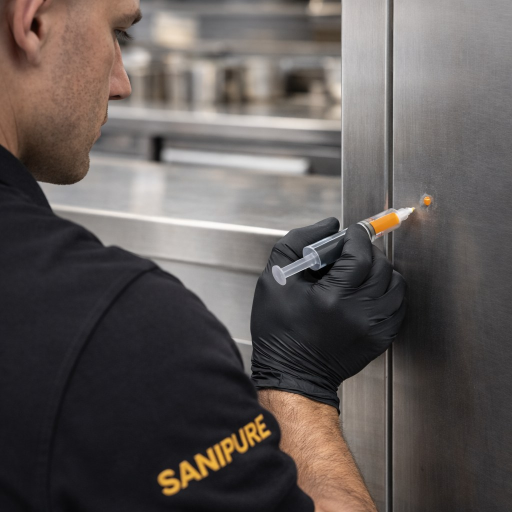
#> input picture photos/2bc3a7ac-3190-48dd-b82d-82dfd3445ffe.jpg, 1024 x 1024 px, given in place of logo-sanipure.png, which was not available (shown at 1/2 size)
$ python matin_novembre.py
#> lines starting #> are read from the running program, lines starting #| are printed output that depends on the picture; pictures that were not available may be replaced by others from this repository, and a replacement may not be noted
### tools/sanipure_visuels.py
"""Générateur de visuels Facebook SANIPURE (style worker, 1440x1800).
Gabarits : photo(), yellow_list(), offer(), myth(). Les fichiers sortent dans out/."""
import os
from PIL import Image, ImageDraw, ImageFont, ImageEnhance
ROOT=os.path.dirname(os.path.dirname(os.path.abspath(__file__)))
F=ROOT+'/fonts/'
def M(w,s,it=False): return ImageFont.truetype(f'{F}montserrat-{w}-{"italic" if it else "normal"}.ttf',s)
W,H=1440,1800
Y=(255,174,0); K=(12,12,12); WH=(255,255,255); G=(190,190,190)
U=ROOT+'/photos/'
OUT=ROOT+'/out/'; os.makedirs(OUT,exist_ok=True)
LOGO=Image.open(ROOT+'/tools/logo-sanipure.png').convert('RGBA')

def tr(d,xy,t,f,fill,track=0,anchor='l'):
    x,y=xy; ws=[d.textlength(c,font=f) for c in t]; tot=sum(ws)+track*(len(t)-1)
    if anchor=='r': x-=tot
    for c,w in zip(t,ws): d.text((x,y),c,font=f,fill=fill); x+=w+track
    return tot

def cover(src,focus,size):
    im=Image.open(src).convert('RGB'); tw,th=size; r=max(tw/im.width,th/im.height)
    im=im.resize((round(im.width*r),round(im.height*r)),Image.LANCZOS)
    l=int(min(max(focus[0]*im.width-tw/2,0),im.width-tw)); t=int(min(max(focus[1]*im.height-th/2,0),im.height-th))
    im=im.crop((l,t,l+tw,t+th))
    im=ImageEnhance.Contrast(im).enhance(1.08); im=ImageEnhance.Color(im).enhance(0.95)
    return im

def logo(im,x,y,w):
    l=LOGO.resize((w,round(LOGO.height*w/LOGO.width)),Image.LANCZOS); im.alpha_composite(l,(x,y)); return l.height

def stripes(im,y,h=26):
    s=Image.new('RGBA',(W,h),Y+(255,)); d=ImageDraw.Draw(s)
    for x in range(-h,W+h,56): d.polygon([(x,h),(x+28,h),(x+28+h,0),(x+h,0)],fill=K)
    im.alpha_composite(s,(0,y))

def wrap(d,text,f,maxw):
    out=[]
    for para in text.split('\n'):
        line=''
        for w in para.split():
            t=(line+' '+w).strip()
            if d.textlength(t,font=f)<=maxw: line=t
            else: out.append(line); line=w
        out.append(line)
    return out

def tag(d,x,y,text,bg=Y,fg=K,size=24):
    f=M(800,size); tw=tr(ImageDraw.Draw(Image.new('RGB',(1,1))),(0,0),text,f,fg,track=4)
    d.rectangle((x,y,x+tw+44,y+size+30),fill=bg); tr(d,(x+22,y+14),text,f,fg,track=4)
    return size+30

def headline(d,x,y,parts,size,maxw,col=WH,hi=Y):
    # parts: list of lines, each line list of (text, highlight)
    while max(sum(d.textlength(t+' ',font=M(900,size)) for t,_ in l)-d.textlength(' ',font=M(900,size)) for l in parts)>maxw: size-=2
    f=M(900,size); lh=int(size*1.02)
    for line in parts:
        cx=x
        for txt,h in line:
            d.text((cx,y),txt,font=f,fill=hi if h else col); cx+=d.textlength(txt+' ',font=f)
        y+=lh
    return y

def footer(im,d,left,right,dark=True):
    col=WH if dark else K
    tr(d,(96,H-118),left,M(700,22),col,track=4)
    tr(d,(W-96,H-118),right,M(700,22),Y if dark else K,track=4,anchor='r')
    stripes(im,H-26)

# [19 lines left out: function photo, not called in this run]

def yellow_list(name,eyebrow,lines,items,note,num,cta):
    im=Image.new('RGBA',(W,H),Y+(255,)); d=ImageDraw.Draw(im)
    d.rectangle((0,0,W,170),fill=K); logo(im,72,40,360); d=ImageDraw.Draw(im)
    tr(d,(W-96,72),num,M(800,26),WH,track=3,anchor='r')
    L=Image.new('RGBA',(W,H),(0,0,0,0)); d2=ImageDraw.Draw(L)
    y=0; tag(d2,96,y,eyebrow,bg=K,fg=Y)
    y+=110; y=headline(d2,92,y,lines,112,W-192,col=K,hi=WH)
    y+=50
    for i,t in enumerate(items):
        d2.rectangle((96,y,96+110,y+110),fill=K)
        nf=M(900,56); n=f'{i+1}'; d2.text((96+55-d2.textlength(n,font=nf)/2,y+20),n,font=nf,fill=Y)
        ls=wrap(d2,t.upper(),M(800,38),W-96-260)
        ty=y+55-len(ls)*24
        for j,l in enumerate(ls): d2.text((250,ty+j*48),l,font=M(800,38),fill=K)
        y+=146
    y+=30
    for l in wrap(d2,note,M(600,34),W-192): d2.text((96,y),l,font=M(600,34),fill=K); y+=48
    bb=L.getbbox(); h=bb[3]
    top=170+max(60,(H-340-h)//2)
    im.alpha_composite(L.crop((0,0,W,h)),(0,top))
    d=ImageDraw.Draw(im)
    d.rectangle((0,H-170,W,H),fill=K)
    footer(im,d,'SANIPURE.FR',cta)
    im.convert('RGB').save(OUT+name,quality=94)

# [40 lines left out: functions offer, myth, not called in this run]

def fact(name,eyebrow,lines,expl,num,cta,src=None,focus=(0.5,0.5)):
    """Format court du matin (« Le saviez-vous ? »). Avec photo : photo en haut + texte calé en bas.
    Sans photo : fond noir, grand titre centré."""
    x0=96 if src else 150
    L=Image.new('RGBA',(W,H),(0,0,0,0)); d2=ImageDraw.Draw(L)
    y=0; tag(d2,x0,y,eyebrow)
    y+=110; y=headline(d2,x0-4,y,lines,112 if src else 128,W-x0-96)
    y+=34
    for l in wrap(d2,expl,M(500,36),W-x0-96): d2.text((x0,y),l,font=M(500,36),fill=G); y+=52
    h=L.getbbox()[3]
    im=Image.new('RGBA',(W,H),K+(255,))
    if src:
        top=H-200-h; ph_h=min(top+90,1200)
        im.alpha_composite(cover(src,focus,(W,ph_h)).convert('RGBA'),(0,0))
        g=Image.new('RGBA',(W,ph_h),(0,0,0,0)); gd=ImageDraw.Draw(g)
        for yy in range(ph_h):
            a=0
            if yy<220: a=int(140*(1-yy/220)**1.5)
            if yy>ph_h-260: a=max(a,int(255*((yy-(ph_h-260))/260)**1.6))
            gd.line((0,yy,W,yy),fill=K+(a,))
        im.alpha_composite(g)
        logo(im,72,64,360)
    else:
        top=170+max(80,(H-340-h)//2)
        d=ImageDraw.Draw(im); d.rectangle((0,0,W,170),fill=K); logo(im,72,40,360)
        d=ImageDraw.Draw(im); d.rectangle((96,top-20,96+12,top+h+20),fill=Y)
    d=ImageDraw.Draw(im)
    tr(d,(W-96,84 if src else 72),num,M(800,26),WH,track=3,anchor='r')
    im.alpha_composite(L.crop((0,0,W,h)),(0,top)); d=ImageDraw.Draw(im)
    footer(im,d,'SANIPURE.FR',cta)
    im.convert('RGB').save(OUT+name,quality=94)

### tools/matin_novembre.py
# Posts du matin (mardi, jeudi, samedi 8h) — novembre 2026.
import sys,os; sys.path.insert(0,os.path.dirname(os.path.abspath(__file__))); from sanipure_visuels import *
P=lambda f:U+f
SV='LE SAVIEZ-VOUS ?'
fact('2026-11-03_matin_jeune.jpg',SV,[[('PLUSIEURS MOIS',True)],[('SANS SE NOURRIR.',False)]],"Une punaise de lit peut survivre plusieurs mois sans repas. Laisser un logement vide ne suffit donc pas à s'en débarrasser.",'N°13','DIAGNOSTIC & DEVIS',P('192F88E1-936E-4494-8FD0-0F4E8FAC7E80.jpg'),(0.5,0.45))
#> in fact, `L = Image.new('RGBA', (W, H), (0, 0, 0, 0))`: L: PIL image 1440x1800 RGBA; every value is 0
#> in fact, `y = headline(d2, x0 - 4, y, lines, 112 if src else 128, W - x0 - 96)`: y = 338
#> in fact, `y+=34`: y = 372
#> the loop in fact, `for l in wrap(d2,expl,M(500,36),W-x0-96): d2.text((x0,y),l,font=M(500,..` made 2 passes
#> y on passes 1 to 2: 424, 476
#> after the loop in fact, `for l in wrap(d2,expl,M(500,36),W-x0-96): d2.text((x0,y),l,font=M(500,..`: y = 476
#> in fact, `h=L.getbbox()[3]`: h = 465
#> in fact, `top = H - 200 - h`: top = 1135
#> in fact, `ph_h = min(top + 90, 1200)`: ph_h = 1200
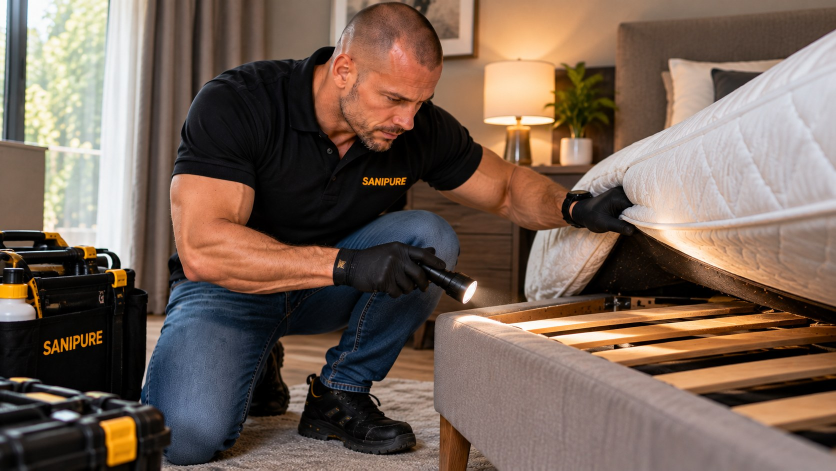
#> input picture photos/192F88E1-936E-4494-8FD0-0F4E8FAC7E80.jpg, 1672 x 941 px (shown at 1/2 size)
#> in cover, im is the input picture: PIL image 1672x941 RGB; mean R, G, B 117.9, 98.4, 86.2
#> in fact, `g = Image.new('RGBA', (W, ph_h), (0, 0, 0, 0))`: g: PIL image 1440x1200 RGBA; every value is 0
#> in fact, `im.convert('RGB').save(OUT+name,quality=94)`:
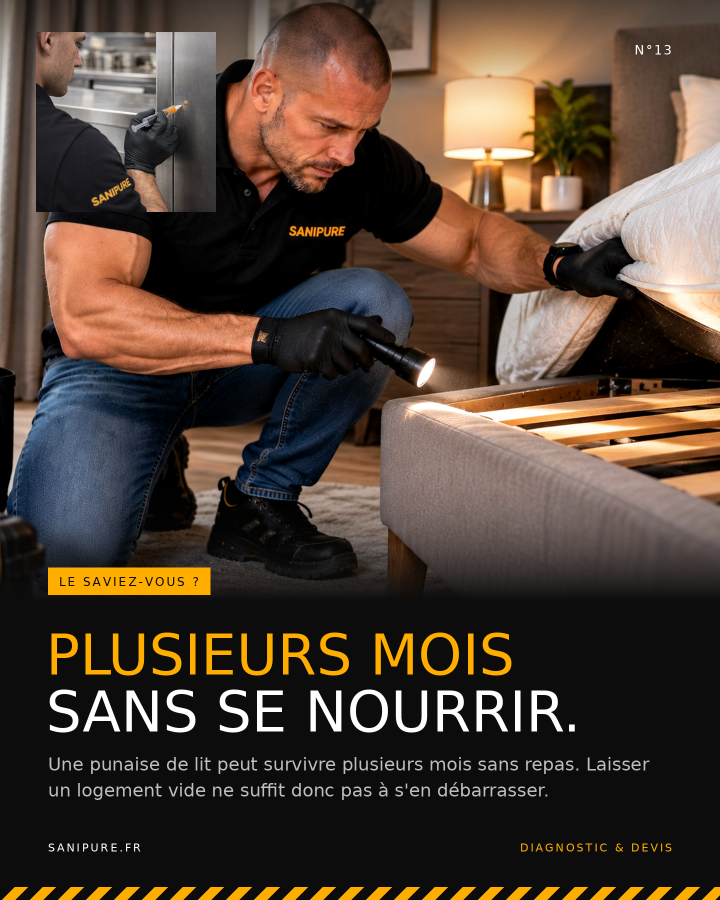
#> saved as 2026-11-03_matin_jeune.jpg: PIL image 1440x1800 RGB (shown at 1/2 size); mean R, G, B 79.3, 64, 52.6
fact('2026-11-05_matin_cables.jpg',SV,[[('ILS RONGENT',False)],[('AUSSI LES',False),('CÂBLES.',True)]],"Rats et souris s'attaquent aux gaines et aux câbles électriques : risque de panne, voire d'incendie. Des grattements dans les combles ? Faites vérifier.",'N°14','PARTICULIERS & PROS',P('A3113FE0-FEBF-4CCC-AECE-09143EBD7F97.jpg'),(0.5,0.45))
#> the loop in fact (call 2), `for l in wrap(d2,expl,M(500,36),W-x0-96): d2.text((x0,y),l,font=M(500,..` made 3 passes
#> (l, y) on pass 3: ('combles ? Faites vérifier.', 528)
#> call 2 of cover, with focus = (0.5, 0.45), size = (1440, 1180)
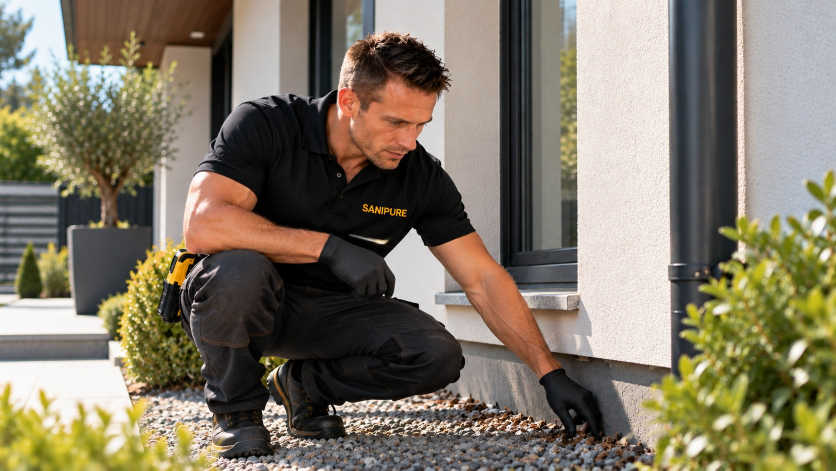
#> input picture photos/A3113FE0-FEBF-4CCC-AECE-09143EBD7F97.jpg, 1672 x 941 px (shown at 1/2 size)
#> in cover, im is the input picture: PIL image 1672x941 RGB; mean R, G, B 128.4, 119.8, 102
#> in fact (call 2), `g = Image.new('RGBA', (W, ph_h), (0, 0, 0, 0))`: g: PIL image 1440x1180 RGBA; every value is 0
yellow_list('2026-11-07_matin_occasion.jpg','ASTUCE DU SAMEDI',[[('MEUBLE D\'OCCASION ?',False)],[('INSPECTEZ-LE.',True)]],['Coutures et étiquettes des matelas et canapés','Jointures, fentes et dessous des meubles en bois','Inspection dehors, avant d\'entrer dans le logement'],'Vide-grenier, brocante, petites annonces : 5 minutes de contrôle évitent bien des soucis.','N°15','DIAGNOSTIC & DEVIS')
#> in yellow_list, `y = headline(d2, 92, y, lines, 112, W - 192, col=K, hi=WH)`: y = 326
#> in yellow_list, `y+=50`: y = 376
#> the loop in yellow_list, `for i,t in enumerate(items):` made 3 passes
#> (ty, y) on passes 1 to 3: (407, 522), (553, 668), (675, 814)
#> after the loop in yellow_list, `for i,t in enumerate(items):`: y = 814
#> in yellow_list, `y+=30`: y = 844
#> the loop in yellow_list, `for l in wrap(d2,note,M(600,34),W-192): d2.text((96,y),l,font=M(600,34..` made 2 passes
#> y on pass 1: 892
#> (l, y) on pass 2: ('bien des soucis.', 940)
#> after the loop in yellow_list, `for l in wrap(d2,note,M(600,34),W-192): d2.text((96,y),l,font=M(600,34..`: y = 940
#> in yellow_list, `bb = L.getbbox()`: bb = (96, 0, 1328, 924)
#> in yellow_list, `h = bb[3]`: h = 924
#> in yellow_list, `top=170+max(60,(H-340-h)//2)`: top = 438
#> call 3 of stripes, with y = 1774, h = 26
#> in stripes (call 3), `im.alpha_composite(s,(0,y))`:
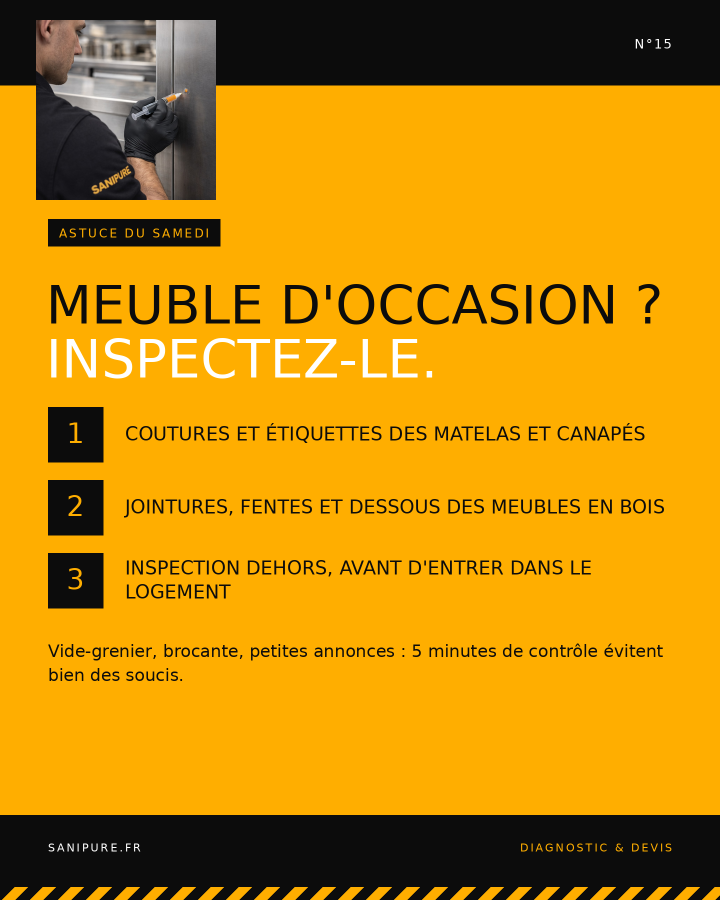
#> im: PIL image 1440x1800 RGBA (shown at 1/2 size); mean R, G, B, A 196.1, 136.4, 8.7, 255
fact('2026-11-10_matin_hiver.jpg',SV,[[('L\'HIVER NE',False)],[('LES ARRÊTE',False)],[('PAS.',True)]],"Punaises de lit et cafards vivent à l'intérieur, au chaud. Avec le chauffage, ils restent actifs tout l'hiver : un doute se traite maintenant, pas au printemps.",'N°16','DIAGNOSTIC & DEVIS')
#> call 3 of fact, with name = '2026-11-10_matin_hiver.jpg', eyebrow = 'LE SAVIEZ-VOUS ?', num = 'N°16', cta = 'DIAGNOSTIC & DEVIS', focus = (0.5, 0.5)
#> in fact (call 3), `y = headline(d2, x0 - 4, y, lines, 112 if src else 128, W - x0 - 96)`: y = 500
#> in fact (call 3), `y+=34`: y = 534
#> the loop in fact (call 3), `for l in wrap(d2,expl,M(500,36),W-x0-96): d2.text((x0,y),l,font=M(500,..` made 3 passes
#> y on passes 1 to 2: 586, 638
#> (l, y) on pass 3: ('maintenant, pas au printemps.', 690)
#> after the loop in fact (call 3), `for l in wrap(d2,expl,M(500,36),W-x0-96): d2.text((x0,y),l,font=M(500,..`: y = 690
#> in fact (call 3), `h=L.getbbox()[3]`: h = 679
#> in fact (call 3), `top=170+max(80,(H-340-h)//2)`: top = 560
#> in fact (call 3), `im.alpha_composite(L.crop((0, 0, W, h)), (0, top))`:
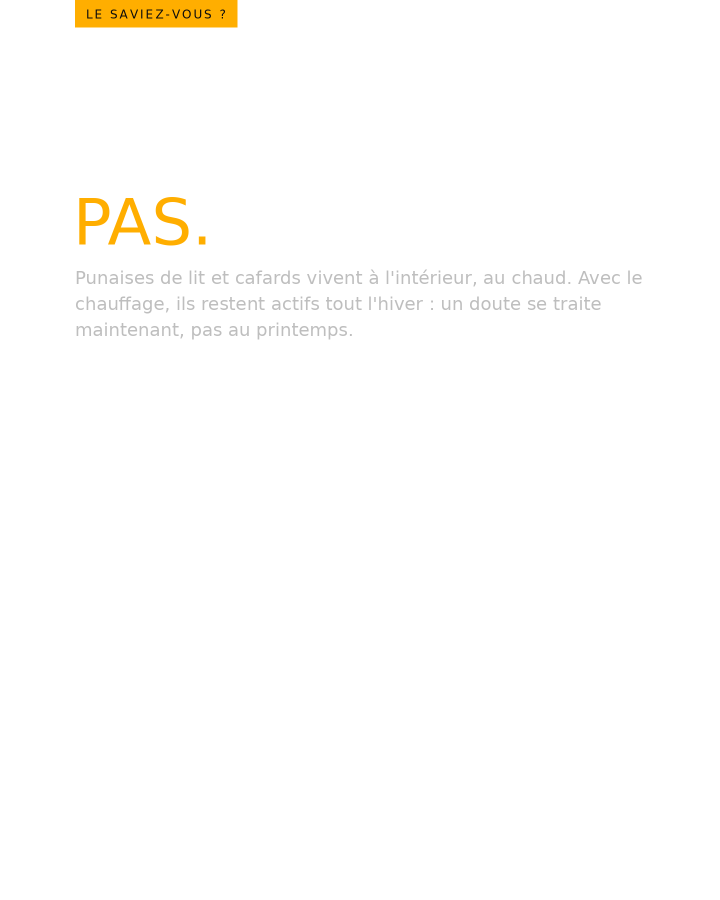
#> L: PIL image 1440x1800 RGBA (shown at 1/2 size); mean R, G, B, A 8.7, 7.9, 6.2, 8.5; transparent parts drawn white
#> in fact (call 3), `im.convert('RGB').save(OUT+name,quality=94)`:
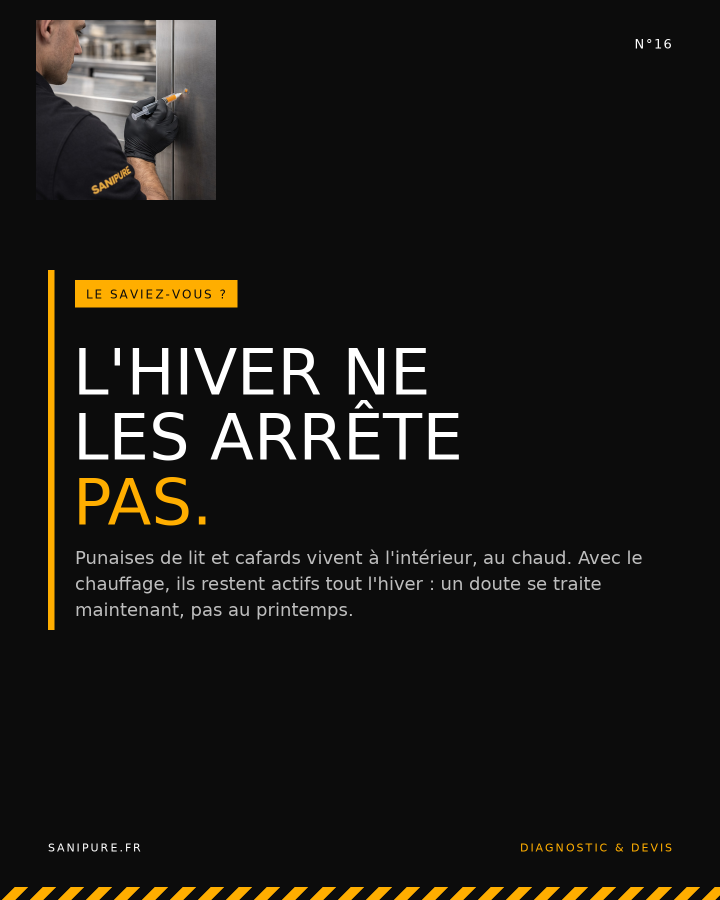
#> saved as 2026-11-10_matin_hiver.jpg: PIL image 1440x1800 RGB (shown at 1/2 size); mean R, G, B 26.5, 24.5, 20.8
fact('2026-11-12_matin_blatte.jpg',SV,[[('LA BLATTE',False)],[('GERMANIQUE,',True)],[('REINE DES CUISINES.',False)]],"C'est l'espèce de cafard la plus fréquente dans les logements et les cuisines en France. Petite, rapide, elle se cache près des sources de chaleur et d'eau.",'N°17','PARTICULIERS & PROS',P('9991C703-51FE-4C4B-AAF9-C3C63397409E.jpg'),(0.55,0.5))
#> call 3 of cover, with focus = (0.55, 0.5), size = (1440, 1066)
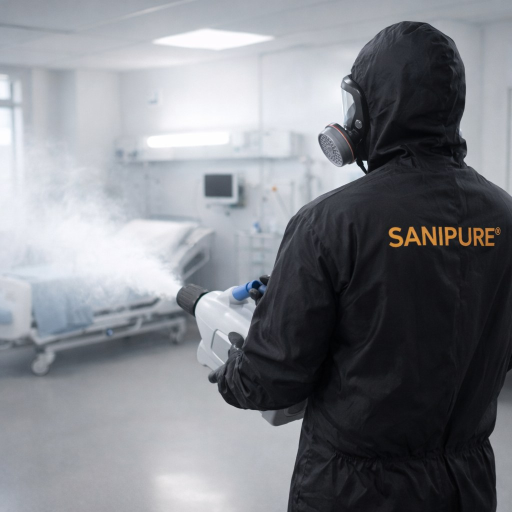
#> input picture photos/31_déc._2025,_15_47_28.jpg, 1024 x 1024 px, given in place of 9991C703-51FE-4C4B-AAF9-C3C63397409E.jpg, which was not available (shown at 1/2 size)
yellow_list('2026-11-14_matin_mites.jpg','ASTUCE DU SAMEDI',[[('MITES ALIMENTAIRES :',False)],[('3 BONS RÉFLEXES.',True)]],['Farine, riz, céréales dans des boîtes hermétiques','Vérifiez les paquets entamés et jetez ceux touchés','Placards vidés, aspirés et nettoyés à fond'],'Elles reviennent malgré tout ? Un professionnel trouve la source.','N°18','DIAGNOSTIC & DEVIS')
#> the loop in yellow_list (call 2), `for i,t in enumerate(items):` made 3 passes
#> (ty, y) on passes 2 to 3: (537, 676), (707, 822)
#> (ls, ty, y) on pass 1: (['FARINE, RIZ, CÉRÉALES DANS DES BOÎTES', 'HERMÉTIQUES'], 391, 530)
#> the loop in yellow_list (call 2), `for l in wrap(d2,note,M(600,34),W-192): d2.text((96,y),l,font=M(600,34..` made 1 pass
#> y on pass 1: 900
fact('2026-11-17_matin_sante.jpg',SV,[[('PAS DE MALADIE',False)],[('CONNUE,',False),('MAIS…',True)]],"Selon l'ANSES, les punaises de lit ne transmettent pas de maladie connue. Démangeaisons, sommeil perturbé, stress : elles pèsent pourtant lourd au quotidien.",'N°19','DIAGNOSTIC & DEVIS',P('51444C75-1FFD-4773-A51C-C190E0EFD653.jpg'),(0.5,0.45))
fact('2026-11-19_matin_loi.jpg',SV,[[('LOGEMENT DÉCENT',False)],[('= SANS NUISIBLES.',True)]],"Depuis la loi ELAN (2018), un logement loué doit être exempt d'infestation d'espèces nuisibles et parasites. Propriétaires, syndics, locataires : en cas de doute, faites établir un diagnostic.",'N°20','PARTICULIERS & PROS',P('B46E404A-95B5-452D-91E9-AA06F88BB475.jpg'),(0.5,0.45))
#> (the run stopped early here; a loop or call above may not have finished)
